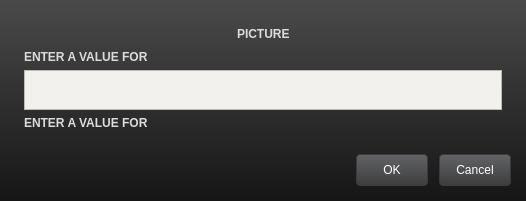
<?xml version="1.0" encoding="UTF-8"?>
<ui version="4.0">
 <class>UiMessageBox</class>
 <widget class="QDialog" name="UiMessageBox">
  <property name="geometry">
   <rect>
    <x>0</x>
    <y>0</y>
    <width>526</width>
    <height>201</height>
   </rect>
  </property>
  <property name="windowTitle">
   <string>IanniX</string>
  </property>
  <property name="styleSheet">
   <string notr="true">QWidget {
	font: 12px &quot;Arial&quot;;
}
QLabel {
	font: bold;
}

QLabel#separator1, QLabel#separator2, QLabel#separator3, QLabel#separator4 {
	border-top: 1px solid rgb(44, 167, 218);
}

QFrame#globalFrame {
	border: 0px solid transparent;
	background-color: qlineargradient(spread:pad, x1:0, y1:0, x2:0, y2:1, stop:0 rgba(74, 74, 74, 255), stop:1 rgba(22, 22, 22, 255));
}
QScrollArea#scrollArea, QWidget#scrollArea2 {
	border: 0px solid transparent;
	background: transparent;
}

QWidget#tabProject, QWidget#tabView, QWidget#tabInfo, QWidget#tabControlCenter, QWidget#tabOSC {
	background-color: transparent;
}
QTabWidget::pane {
	border: 1px solid rgba(255, 255, 255, 32);
}

QLabel, QCheckBox {
	color: rgb(220, 220, 220);
}



QLineEdit {
	background: transparent;
	border: 0px solid transparent;
}

QPushButton, QSpinBox, QDoubleSpinBox, QLineEdit {
	border: 1px solid rgb(60, 60, 60);
	border-radius: 4px;
	background-color: qlineargradient(spread:pad, x1:0, y1:0, x2:0, y2:1, stop:0 rgba(99, 100, 103, 255), stop:1 rgba(61, 61, 61, 255));
	min-width: 70px;
	min-height: 30px;

}
QPushButton {
	margin-left: 5px;
	color: white;
}
QPushButton:hover {
	border: 1px solid rgb(0, 187, 255);
	background-color: rgb(0, 137, 241, 128);
}
QPushButton::checked, QPushButton:pressed {
	background-color: rgb(0, 187, 255);
	color: white;
}


QCheckBox {
	spacing: 5px;
}
QCheckBox::indicator {
	width: 11px;
	height: 11px;
	border: 1px solid rgb(60, 60, 60);
	background-color: qlineargradient(spread:pad, x1:0, y1:0, x2:0, y2:1, stop:0 rgba(139, 140, 143, 255), stop:1 rgba(101, 101, 101, 255));
}
QCheckBox::indicator:checked {
	background-color: qlineargradient(spread:pad, x1:0, y1:0, x2:0, y2:1, stop:0 rgba(50, 237, 255), stop:1 rgba(0, 187, 255, 255));
}

QDoubleSpinBox, QSpinBox, QLineEdit  {
	padding: 2px;
	padding-top: 0px;
	color: white;
}
QSpinBox::up-button, QDoubleSpinBox::up-button {
	width: 5px;
    image: url(:/icons/res_icon_plus.png);
	padding: 2px;
	border: 0px solid transparent;
	background: rgba(255, 255, 255, 64);
}
QSpinBox::down-button, QDoubleSpinBox::down-button {
	width: 5px;
    image: url(:/icons/res_icon_minus.png);
	padding: 2px;
	border: 0px solid transparent;
	background: rgba(255, 255, 255, 64);
}



QTreeWidget {
	alternate-background-color: rgb(79, 79, 81);
	color: white;
	border: 0px solid transparent;
	gridline-color: rgb(150, 152, 137);
	selection-background-color: rgb(0, 187, 255);
	background: transparent;
	background-color: rgb(63, 64, 64);
}
QTreeWidget::item {
}
QHeaderView {
	background: transparent;
	border: 0px solid transparent;
	color: rgb(203, 203, 203);
	min-height: 12px;
}
QHeaderView::section {
	background: rgba(255, 255, 255, 64);
	padding-left: 4px;
	border: 0px solid transparent;
	border-top-left-radius:  6px;
	border-top-right-radius: 6px;
	font: bold;
}

QTreeView::indicator {
	border: 1px solid rgb(60, 60, 60);
	width: 11px;
	height: 11px;
}
QTreeView::indicator:unchecked {
	background-color: qlineargradient(spread:pad, x1:0, y1:0, x2:0, y2:1, stop:0 rgba(139, 140, 143, 255), stop:1 rgba(101, 101, 101, 255));
}
QTreeView::indicator:checked {
	background-color: qlineargradient(spread:pad, x1:0, y1:0, x2:0, y2:1, stop:0 rgba(50, 237, 255), stop:1 rgba(0, 187, 255, 255));
}



QScrollBar:vertical, QScrollBar:horizontal {
	border: 0px solid transparent;
	background: rgba(255, 255, 255, 32);
}
QScrollBar::handle:vertical, QScrollBar::handle:horizontal {
	border: 0px solid transparent;
	background: rgb(161, 161, 161);
	border-radius: 3px;
}
QScrollBar:vertical {						width: 8px;					}
QScrollBar:horizontal {					height: 8px;				}
QScrollBar::handle:vertical {			min-height: 8px;		}
QScrollBar::handle:horizontal {	min-width: 8px;			}
QScrollBar::add-line:vertical, QScrollBar::add-line:hozirontal, QScrollBar::sub-line:vertical, QScrollBar::sub-line:horizontal, QScrollBar::up-arrow:vertical, QScrollBar::up-arrow:horizontal, QScrollBar::down-arrow:vertical, QScrollBar::down-arrow:horizontal {
	border: 0px solid transparent;
	background: transparent;
	width: 1px;
	height: 1px;
}
QScrollBar::add-page:vertical, QScrollBar::sub-page:vertical, QScrollBar::add-page:horizontal, QScrollBar::sub-page:horizontal {
	background: none;
}


QSplitter::handle {
	background: rgb(255, 255, 255, 30);
}
QSplitter::handle:pressed {
	background: rgb(0, 187, 255);
 }
QSplitter::handle:horizontal	 	{	width: 4px; }
QSplitter::handle:vertical     		{	height: 4px; }


QComboBox {
	border: 0px solid transparent;
	background: rgba(255, 255, 255, 200);
	color: black;
	margin-left: 4px;
	padding-top: -4px;
	border-radius: 4px;
}
QComboBox {
	selection-color: black;
	padding-top: 0px;
	padding-left: 4px;
}
QComboBox::drop-down {
	width: 10px;
	padding: 4px;
	border: 0px solid transparent;
	background: rgb(0, 187, 255);
    image: url(:/icons/res_icon_down.png);
}

QPlainTextEdit {
	background-color: rgb(242, 241, 237);
}


QTabWidget::tab-bar {
	left: 5px;
}
QTabWidget {
	border: 0px transparent;
}
QTabBar::tab {
	background-color: rgba(255, 255, 255, 100);
    border-top-left-radius: 4px;
    border-top-right-radius: 4px;
	font: bold;
	min-height: 25px;
	margin-left: 2px;
	padding-left: 5px;
	padding-right: 5px;
	color: rgb(220, 220, 220);
}
QTabBar::tab:selected {
	background-color: rgb(242, 241, 237);
	color: black;
}
QTabBar::tab:hover {
	color: black;
}
QTabBar::tab:!selected {
     margin-top: 2px;
}


</string>
  </property>
  <property name="modal">
   <bool>true</bool>
  </property>
  <layout class="QHBoxLayout" name="horizontalLayout">
   <property name="spacing">
    <number>0</number>
   </property>
   <property name="margin">
    <number>0</number>
   </property>
   <item>
    <widget class="QFrame" name="globalFrame">
     <property name="frameShape">
      <enum>QFrame::StyledPanel</enum>
     </property>
     <property name="frameShadow">
      <enum>QFrame::Raised</enum>
     </property>
     <layout class="QVBoxLayout" name="verticalLayout_5">
      <property name="spacing">
       <number>15</number>
      </property>
      <property name="margin">
       <number>15</number>
      </property>
      <item>
       <widget class="QStackedWidget" name="choices">
        <property name="currentIndex">
         <number>4</number>
        </property>
        <widget class="QWidget" name="page">
         <layout class="QHBoxLayout" name="horizontalLayout_2">
          <property name="spacing">
           <number>15</number>
          </property>
          <property name="margin">
           <number>0</number>
          </property>
          <item>
           <widget class="QLabel" name="spinLabel">
            <property name="text">
             <string>ENTER A VALUE FOR</string>
            </property>
           </widget>
          </item>
          <item>
           <widget class="QDoubleSpinBox" name="spinSpin">
            <property name="minimumSize">
             <size>
              <width>76</width>
              <height>34</height>
             </size>
            </property>
            <property name="alignment">
             <set>Qt::AlignCenter</set>
            </property>
           </widget>
          </item>
         </layout>
        </widget>
        <widget class="QWidget" name="page_3">
         <layout class="QVBoxLayout" name="verticalLayout_3">
          <property name="spacing">
           <number>5</number>
          </property>
          <property name="margin">
           <number>0</number>
          </property>
          <item>
           <layout class="QHBoxLayout" name="horizontalLayout_5">
            <item>
             <spacer name="horizontalSpacer">
              <property name="orientation">
               <enum>Qt::Horizontal</enum>
              </property>
              <property name="sizeHint" stdset="0">
               <size>
                <width>40</width>
                <height>20</height>
               </size>
              </property>
             </spacer>
            </item>
            <item>
             <widget class="QLabel" name="spinpPicture">
              <property name="text">
               <string>PICTURE</string>
              </property>
              <property name="alignment">
               <set>Qt::AlignCenter</set>
              </property>
             </widget>
            </item>
            <item>
             <spacer name="horizontalSpacer_2">
              <property name="orientation">
               <enum>Qt::Horizontal</enum>
              </property>
              <property name="sizeHint" stdset="0">
               <size>
                <width>40</width>
                <height>20</height>
               </size>
              </property>
             </spacer>
            </item>
           </layout>
          </item>
          <item>
           <layout class="QHBoxLayout" name="horizontalLayout_4">
            <property name="spacing">
             <number>15</number>
            </property>
            <item>
             <widget class="QLabel" name="spinpLabel">
              <property name="text">
               <string>ENTER A VALUE FOR</string>
              </property>
              <property name="buddy">
               <cstring>spinpSpin</cstring>
              </property>
             </widget>
            </item>
            <item>
             <widget class="QDoubleSpinBox" name="spinpSpin">
              <property name="minimumSize">
               <size>
                <width>76</width>
                <height>34</height>
               </size>
              </property>
              <property name="alignment">
               <set>Qt::AlignCenter</set>
              </property>
             </widget>
            </item>
           </layout>
          </item>
         </layout>
        </widget>
        <widget class="QWidget" name="page_2">
         <layout class="QVBoxLayout" name="verticalLayout_2">
          <property name="spacing">
           <number>0</number>
          </property>
          <property name="margin">
           <number>0</number>
          </property>
          <item>
           <widget class="QLabel" name="messageLabel">
            <property name="text">
             <string>ENTER A VALUE FOR</string>
            </property>
           </widget>
          </item>
         </layout>
        </widget>
        <widget class="QWidget" name="page_4">
         <layout class="QHBoxLayout" name="horizontalLayout_3">
          <property name="spacing">
           <number>15</number>
          </property>
          <property name="margin">
           <number>0</number>
          </property>
          <item>
           <widget class="QLabel" name="textLabel">
            <property name="text">
             <string>ENTER A VALUE FOR</string>
            </property>
            <property name="buddy">
             <cstring>textEdit</cstring>
            </property>
           </widget>
          </item>
          <item>
           <widget class="QLineEdit" name="textEdit">
            <property name="minimumSize">
             <size>
              <width>76</width>
              <height>34</height>
             </size>
            </property>
            <property name="alignment">
             <set>Qt::AlignCenter</set>
            </property>
           </widget>
          </item>
         </layout>
        </widget>
        <widget class="QWidget" name="page_5">
         <layout class="QVBoxLayout" name="verticalLayout">
          <item>
           <layout class="QHBoxLayout" name="horizontalLayout_6">
            <item>
             <spacer name="horizontalSpacer_3">
              <property name="orientation">
               <enum>Qt::Horizontal</enum>
              </property>
              <property name="sizeHint" stdset="0">
               <size>
                <width>40</width>
                <height>20</height>
               </size>
              </property>
             </spacer>
            </item>
            <item>
             <widget class="QLabel" name="updatePicture">
              <property name="text">
               <string>PICTURE</string>
              </property>
             </widget>
            </item>
            <item>
             <spacer name="horizontalSpacer_4">
              <property name="orientation">
               <enum>Qt::Horizontal</enum>
              </property>
              <property name="sizeHint" stdset="0">
               <size>
                <width>40</width>
                <height>20</height>
               </size>
              </property>
             </spacer>
            </item>
           </layout>
          </item>
          <item>
           <widget class="QLabel" name="updateLabel">
            <property name="text">
             <string>ENTER A VALUE FOR</string>
            </property>
            <property name="buddy">
             <cstring>updatePlain</cstring>
            </property>
           </widget>
          </item>
          <item>
           <widget class="QPlainTextEdit" name="updatePlain">
            <property name="focusPolicy">
             <enum>Qt::NoFocus</enum>
            </property>
            <property name="readOnly">
             <bool>true</bool>
            </property>
           </widget>
          </item>
          <item>
           <widget class="QLabel" name="updateLabel2">
            <property name="text">
             <string>ENTER A VALUE FOR</string>
            </property>
           </widget>
          </item>
         </layout>
        </widget>
       </widget>
      </item>
      <item>
       <widget class="QDialogButtonBox" name="messageButtons">
        <property name="standardButtons">
         <set>QDialogButtonBox::Cancel|QDialogButtonBox::Ok</set>
        </property>
       </widget>
      </item>
     </layout>
    </widget>
   </item>
  </layout>
 </widget>
 <tabstops>
  <tabstop>spinSpin</tabstop>
  <tabstop>spinpSpin</tabstop>
  <tabstop>textEdit</tabstop>
  <tabstop>updatePlain</tabstop>
  <tabstop>messageButtons</tabstop>
 </tabstops>
 <resources>
  <include location="IanniX.qrc"/>
 </resources>
 <connections>
  <connection>
   <sender>messageButtons</sender>
   <signal>accepted()</signal>
   <receiver>UiMessageBox</receiver>
   <slot>accept()</slot>
   <hints>
    <hint type="sourcelabel">
     <x>159</x>
     <y>104</y>
    </hint>
    <hint type="destinationlabel">
     <x>-7</x>
     <y>279</y>
    </hint>
   </hints>
  </connection>
  <connection>
   <sender>messageButtons</sender>
   <signal>rejected()</signal>
   <receiver>UiMessageBox</receiver>
   <slot>reject()</slot>
   <hints>
    <hint type="sourcelabel">
     <x>90</x>
     <y>110</y>
    </hint>
    <hint type="destinationlabel">
     <x>23</x>
     <y>253</y>
    </hint>
   </hints>
  </connection>
 </connections>
</ui>
